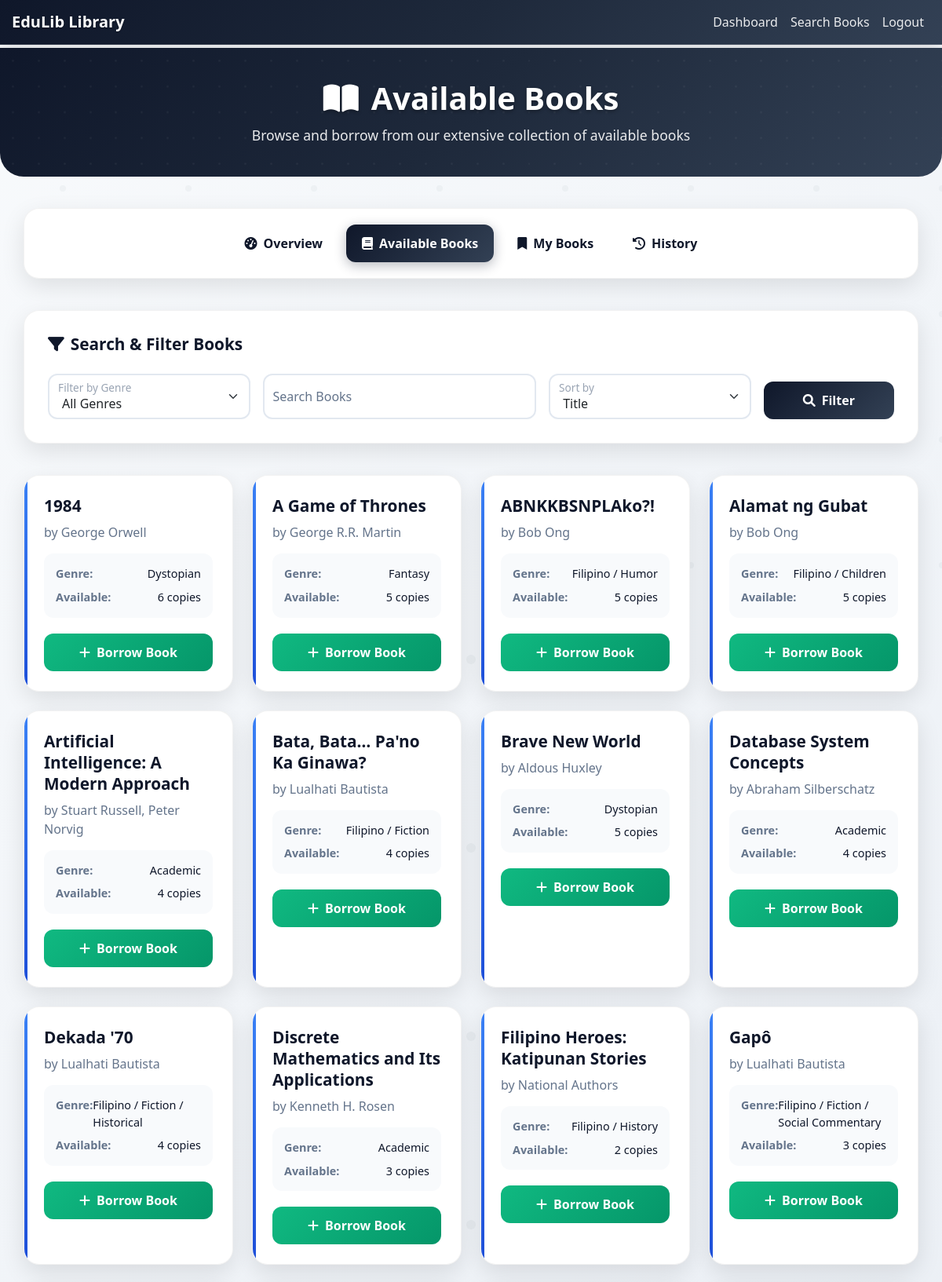
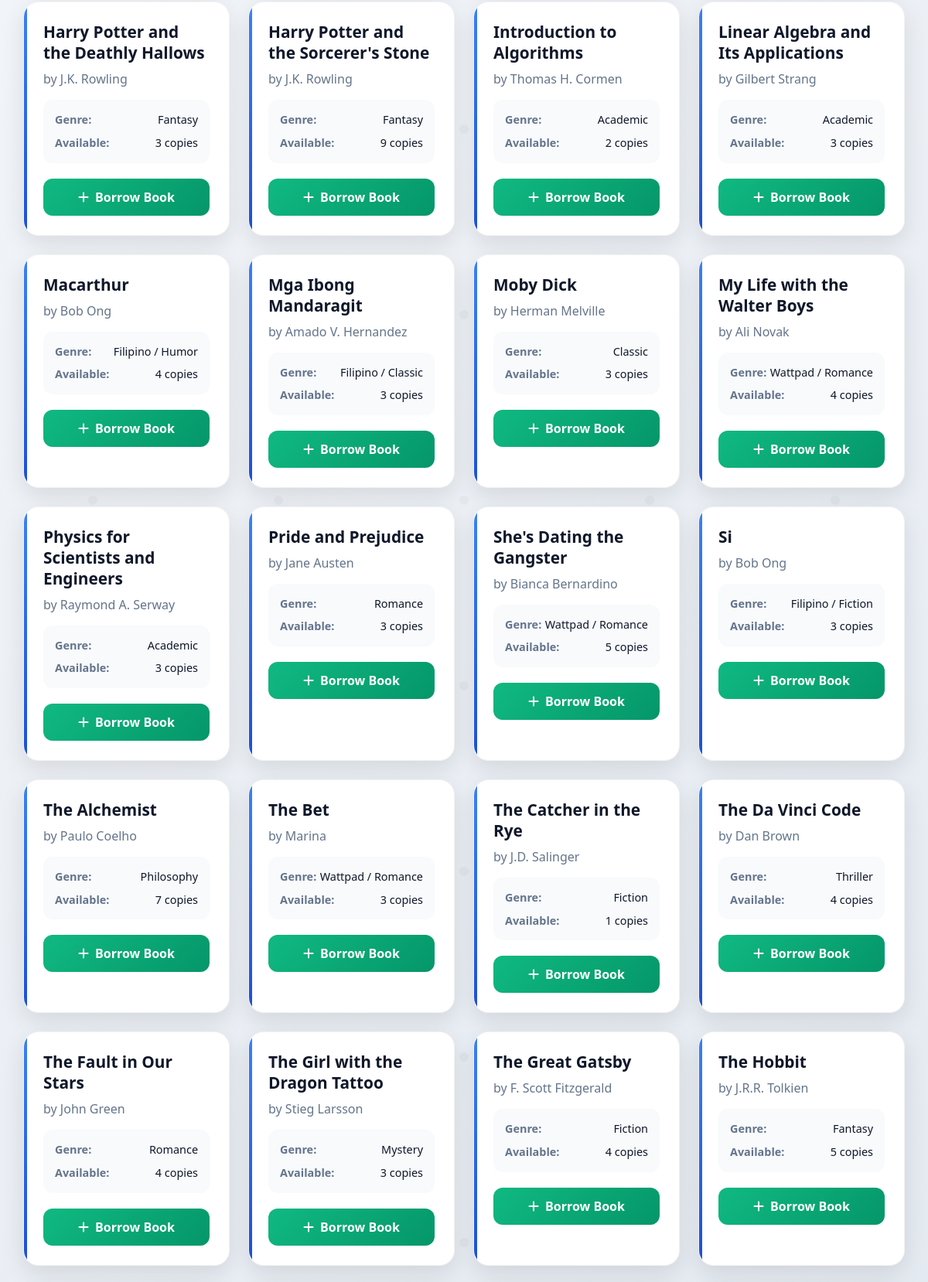
The app's page /available_books (signed in, upper part) with its own data (2 pictures, top to bottom).
### app/models.py (models this page shows)
class Book(db.Model):
    id = db.Column(db.Integer, primary_key=True)
    isbn = db.Column(db.String(13), unique=True, nullable=False)
    title = db.Column(db.String(200), nullable=False)
    author = db.Column(db.String(100), nullable=False)
    genre = db.Column(db.String(50))
    quantity = db.Column(db.Integer, nullable=False, default=1)
    available_quantity = db.Column(db.Integer, nullable=False, default=1)
    borrowings = db.relationship('Borrowing', backref='book', lazy=True)

### app/routes.py (the view, shortened to what this page needs)
@bp.route('/available_books')
@login_required
def available_books():
    genre = request.args.get('genre')
    search = request.args.get('search')
    sort_by = request.args.get('sort', 'title')
    query = Book.query.filter(Book.available_quantity > 0)
    if genre:
        query = query.filter(Book.genre == genre)
    if sort_by == 'genre':
        query = query.order_by(Book.genre, Book.title)
    else:
        query = query.order_by(Book.title)
    books = query.all()
    genres = db.session.query(Book.genre).filter(Book.available_quantity > 0).distinct().order_by(Book.genre).all()
    genres = [g[0] for g in genres]
    return render_template('available_books.html', books=books, genres=genres, selected_genre=genre, search=search, sort_by=sort_by)

### app/__init__.py (called while the page is built)
@login_manager.user_loader
def load_user(user_id):
    from .models import Student
    return Student.query.get(int(user_id))

### app/templates/available_books.html (shortened to what this page needs)
{% extends "base.html" %}
{% block content %}
<div class="page-header">
    <div class="container">
        <div class="row">
            <div class="col-12 text-center">
                <h1><i class="fas fa-book-open me-3"></i>Available Books</h1>
                <p>Browse and borrow from our extensive collection of available books</p>
            </div>
        </div>
    </div>
</div>
<div class="container">
    <div class="student-nav">
        <div class="d-flex justify-content-center flex-wrap">
            <a class="nav-link" href="{{ url_for('main.dashboard') }}">
                <i class="fas fa-tachometer-alt me-2"></i>Overview
            </a>
            <a class="nav-link active" href="{{ url_for('main.available_books') }}">
                <i class="fas fa-book me-2"></i>Available Books
            </a>
            <a class="nav-link" href="{{ url_for('main.my_books') }}">
                <i class="fas fa-bookmark me-2"></i>My Books
            </a>
            <a class="nav-link" href="{{ url_for('main.borrowing_history') }}">
                <i class="fas fa-history me-2"></i>History
            </a>
        </div>
    </div>
    <div class="filter-section">
        <h4><i class="fas fa-filter me-2"></i>Search & Filter Books</h4>
        <form method="GET" class="row g-3">
            <div class="col-lg-3 col-md-6">
                <div class="form-floating">
                    <select name="genre" id="genre" class="form-select">
                        <option value="">All Genres</option>
                    </select>
                    <label for="genre">Filter by Genre</label>
                </div>
            </div>
            <div class="col-lg-4 col-md-6">
                <div class="form-floating">
                    <input type="text" name="search" id="search" class="form-control" placeholder="Search by title or author" value="{{ search or '' }}">
                    <label for="search">Search Books</label>
                </div>
            </div>
            <div class="col-lg-3 col-md-6">
                <div class="form-floating">
                    <select name="sort" id="sort" class="form-select">
                        <option value="title" {% if sort_by == 'title' %}selected{% endif %}>Title</option>
                    </select>
                    <label for="sort">Sort by</label>
                </div>
            </div>
            <div class="col-lg-2 col-md-6 d-flex align-items-end">
                <button type="submit" class="btn btn-filter w-100">
                    <i class="fas fa-search me-2"></i>Filter
                </button>
            </div>
        </form>
    </div>
    {% if books %}
    <div class="row">
        {% for book in books %}
        <div class="col-xl-3 col-lg-4 col-md-6 mb-4">
            <div class="book-card">
                <h5 class="book-title">{{ book.title }}</h5>
                <p class="book-author">by {{ book.author }}</p>
                <div class="book-info">
                    <div class="book-info-item">
                        <span class="book-info-label">Genre:</span>
                        <span class="book-info-value">{{ book.genre }}</span>
                    </div>
                    <div class="book-info-item">
                        <span class="book-info-label">Available:</span>
                        <span class="book-info-value">{{ book.available_quantity }} copies</span>
                    </div>
                </div>
                <form method="POST" action="{{ url_for('main.borrow_book', book_id=book.id) }}">
                    <button type="submit" class="btn btn-borrow-book">
                        <i class="fas fa-plus me-2"></i>Borrow Book
                    </button>
                </form>
            </div>
        </div>
        {% endfor %}
    </div>
    {% endif %}
</div>
{% endblock %}

### app/templates/base.html (style rules this page uses)
body { font-family: 'Segoe UI', Tahoma, Geneva, Verdana, sans-serif; background: linear-gradient(135deg, #f8fafc 0%, #e2e8f0 100%); min-height: 100vh; position: relative; }
body::before { content: ''; position: fixed; top: 0; left: 0; width: 100%; height: 100%; pointer-events: none; z-index: -1; }
.container { max-width: 100%; padding-left: 15px; padding-right: 15px; }
.btn { border-radius: 25px; font-weight: 600; transition: all 0.3s ease; }

### app/templates/available_books.html (style rules this page uses)
.page-header { background: linear-gradient(135deg, #0f172a 0%, #1e293b 50%, #334155 100%); color: white; padding: 40px 0; margin: -20px -15px 40px -15px; border-radius: 0 0 30px 30px; position: relative; overflow: hidden; }
.page-header::before { content: ''; position: absolute; top: 0; left: 0; right: 0; bottom: 0; pointer-events: none; }
.page-header h1 { font-size: 2.5rem; font-weight: 700; margin-bottom: 10px; text-shadow: 0 2px 4px rgba(0,0,0,0.3); }
.page-header p { font-size: 1.1rem; opacity: 0.9; margin-bottom: 0; }
.student-nav { background: white; border-radius: 20px; box-shadow: 0 10px 30px rgba(0,0,0,0.1); padding: 20px; margin-bottom: 40px; border: 1px solid rgba(0,0,0,0.05); }
.student-nav .nav-link { color: #0f172a !important; font-weight: 600; padding: 12px 20px; margin: 0 5px; border-radius: 12px; transition: all 0.3s ease; position: relative; }
.student-nav .nav-link.active { background: linear-gradient(135deg, #0f172a, #334155); color: white !important; box-shadow: 0 4px 15px rgba(15, 23, 42, 0.3); }
.filter-section { background: white; border-radius: 20px; padding: 30px; box-shadow: 0 10px 30px rgba(0,0,0,0.1); border: 1px solid rgba(0,0,0,0.05); margin-bottom: 40px; }
.filter-section h4 { color: #0f172a; font-weight: 700; margin-bottom: 25px; font-size: 1.3rem; }
.form-floating > label { color: #64748b; font-weight: 500; }
.form-select, .form-control { border: 2px solid #e2e8f0; border-radius: 12px; padding: 12px 16px; font-size: 1rem; transition: all 0.3s ease; }
.btn-filter { background: linear-gradient(135deg, #0f172a, #334155); border: none; color: white; padding: 12px 30px; border-radius: 12px; font-weight: 600; transition: all 0.3s ease; }
.book-card { background: white; border-radius: 20px; padding: 25px; box-shadow: 0 10px 30px rgba(0,0,0,0.1); border: 1px solid rgba(0,0,0,0.05); transition: all 0.3s ease; height: 100%; position: relative; overflow: hidden; }
.book-card::before { content: ''; position: absolute; top: 0; left: 0; width: 4px; height: 100%; background: linear-gradient(135deg, #3b82f6, #1d4ed8); }
.book-title { color: #0f172a; font-weight: 700; font-size: 1.3rem; margin-bottom: 8px; line-height: 1.3; }
.book-author { color: #64748b; font-weight: 500; margin-bottom: 15px; font-size: 1rem; }
.book-info { background: #f8fafc; padding: 15px; border-radius: 12px; margin-bottom: 20px; }
.book-info-item { display: flex; justify-content: space-between; margin-bottom: 8px; font-size: 0.9rem; }
.book-info-item:last-child { margin-bottom: 0; }
.book-info-label { color: #64748b; font-weight: 600; }
.book-info-value { color: #0f172a; font-weight: 500; }
.btn-borrow-book { background: linear-gradient(135deg, #10b981, #059669); border: none; color: white; padding: 12px 25px; border-radius: 12px; font-weight: 600; width: 100%; transition: all 0.3s ease; }

### records on screen
Book: title "1984", author "George Orwell", genre "Dystopian", available_quantity "6"
Book: title "A Game of Thrones", author "George R.R. Martin", genre "Fantasy", available_quantity "5"
Book: title "ABNKKBSNPLAko?!", author "Bob Ong", genre "Filipino / Humor", available_quantity "5"
Book: title "Alamat ng Gubat", author "Bob Ong", genre "Filipino / Children", available_quantity "5"
Book: title "Artificial Intelligence: A Modern Approach", author "Stuart Russell, Peter Norvig", genre "Academic", available_quantity "4"
Book: title "Bata, Bata… Pa'no Ka Ginawa?", author "Lualhati Bautista", genre "Filipino / Fiction", available_quantity "4"
Book: title "Brave New World", author "Aldous Huxley", genre "Dystopian", available_quantity "5"
Book: title "Database System Concepts", author "Abraham Silberschatz", genre "Academic", available_quantity "4"
Book: title "Dekada '70", author "Lualhati Bautista", genre "Filipino / Fiction / Historical", available_quantity "4"
Book: title "Discrete Mathematics and Its Applications", author "Kenneth H. Rosen", genre "Academic", available_quantity "3"
Book: title "Filipino Heroes: Katipunan Stories", author "National Authors", genre "Filipino / History", available_quantity "2"
Book: title "Gapô", author "Lualhati Bautista", genre "Filipino / Fiction / Social Commentary", available_quantity "3"
Book: title "Harry Potter and the Deathly Hallows", author "J.K. Rowling", genre "Fantasy", available_quantity "3"
Book: title "Harry Potter and the Sorcerer's Stone", author "J.K. Rowling", genre "Fantasy", available_quantity "9"
Book: title "Introduction to Algorithms", author "Thomas H. Cormen", genre "Academic", available_quantity "2"
Book: title "Linear Algebra and Its Applications", author "Gilbert Strang", genre "Academic", available_quantity "3"
Book: title "Macarthur", author "Bob Ong", genre "Filipino / Humor", available_quantity "4"
Book: title "Mga Ibong Mandaragit", author "Amado V. Hernandez", genre "Filipino / Classic", available_quantity "3"
Book: title "Moby Dick", author "Herman Melville", genre "Classic", available_quantity "3"
Book: title "My Life with the Walter Boys", author "Ali Novak", genre "Wattpad / Romance", available_quantity "4"
Book: title "Physics for Scientists and Engineers", author "Raymond A. Serway", genre "Academic", available_quantity "3"
Book: title "Pride and Prejudice", author "Jane Austen", genre "Romance", available_quantity "3"
Book: title "She's Dating the Gangster", author "Bianca Bernardino", genre "Wattpad / Romance", available_quantity "5"
Book: title "Si", author "Bob Ong", genre "Filipino / Fiction", available_quantity "3"
Book: title "The Alchemist", author "Paulo Coelho", genre "Philosophy", available_quantity "7"
Book: title "The Bet", author "Marina", genre "Wattpad / Romance", available_quantity "3"
Book: title "The Catcher in the Rye", author "J.D. Salinger", genre "Fiction", available_quantity "1"
Book: title "The Da Vinci Code", author "Dan Brown", genre "Thriller", available_quantity "4"
Book: title "The Fault in Our Stars", author "John Green", genre "Romance", available_quantity "4"
Book: title "The Girl with the Dragon Tattoo", author "Stieg Larsson", genre "Mystery", available_quantity "3"
Book: title "The Great Gatsby", author "F. Scott Fitzgerald", genre "Fiction", available_quantity "4"
Book: title "The Hobbit", author "J.R.R. Tolkien", genre "Fantasy", available_quantity "5"
